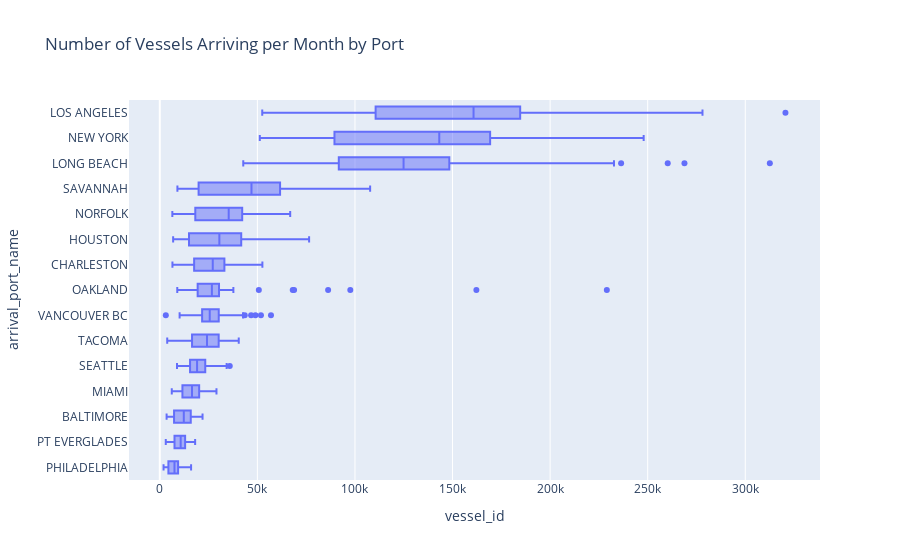

Source (notebook cell):
### Code cell
box_counts_by_time(
    data_lzdf=imports_lzdf,
    value_var='vessel_id',
    group_var='arrival_port_name',
    time_var='month',
    limit=15,
    title='Number of Vessels Arriving per Month by Port'
)

### Figure 1 — Plotly figure (JSON) as saved in the notebook; plotly's stock layout.template omitted (floating-point values rounded to 4 significant figures; data arrays with more than 128 entries replaced by an {"elided": "..."} marker saying what was removed)
{"data": [{"alignmentgroup": "True", "hovertemplate": "vessel_id=%{x}<br>arrival_port_name=%{y}<extra></extra>", "legendgroup": "", "marker": {"color": "#636efa"}, "name": "", "notched": false, "offsetgroup": "", "orientation": "h", "showlegend": false, "type": "box", "x": {"elided": "3405 int values"}, "x0": " ", "xaxis": "x", "y": {"elided": "3405 str values"}, "y0": " ", "yaxis": "y"}], "layout": {"boxmode": "group", "legend": {"tracegroupgap": 0}, "title": {"text": "Number of Vessels Arriving per Month by Port"}, "xaxis": {"anchor": "y", "domain": [0, 1], "title": {"text": "vessel_id"}}, "yaxis": {"anchor": "x", "categoryarray": ["PHILADELPHIA", "PT EVERGLADES", "BALTIMORE", "MIAMI", "SEATTLE", "TACOMA", "VANCOUVER BC", "OAKLAND", "CHARLESTON", "HOUSTON", "NORFOLK", "SAVANNAH", "LONG BEACH", "NEW YORK", "LOS ANGELES"], "categoryorder": "array", "domain": [0, 1], "title": {"text": "arrival_port_name"}}}}
